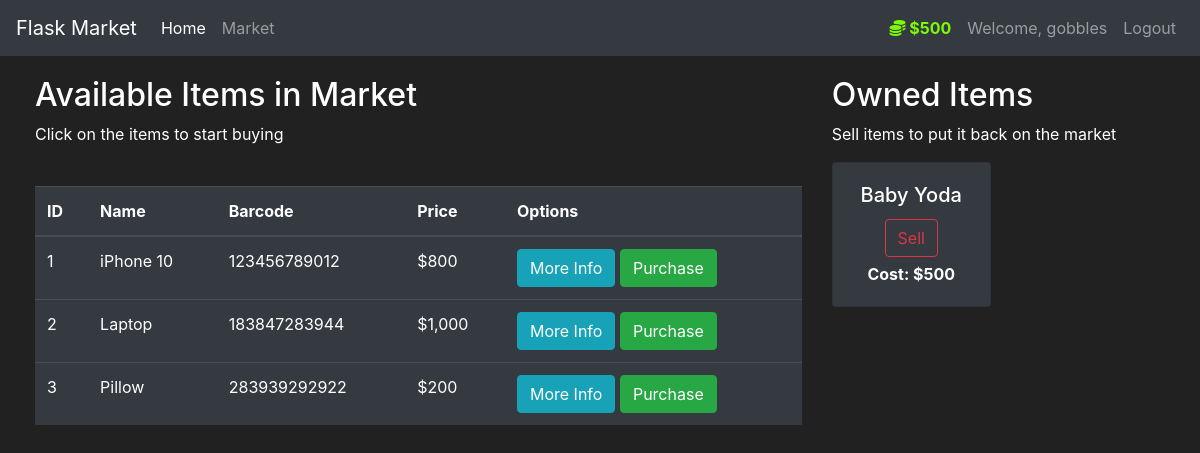
The page /market (signed in) on the database its author committed.
### market/models.py (models this page shows, shortened)
class User(db.Model, UserMixin):
    id = db.Column(db.Integer, primary_key=True)
    username = db.Column(db.String(length=30), nullable=False, unique=True)
    email_address = db.Column(db.String(length=50), nullable=False, unique=True)
    password_hash = db.Column(db.String(length=60), nullable=False)
    budget = db.Column(db.Integer, nullable=False, default=1000)
    items = db.relationship("Item", backref="owned_user", lazy=True)
    @property
    def prettier_budget(self):
        if len(str(self.budget)) >= 4:
            formatted_budget = str(self.budget)
            for n in range(3, len(str(self.budget)), 4):
                formatted_budget = f"{formatted_budget[:-n]},{formatted_budget[-n:]}"
            return f"${formatted_budget}"
        else:
            return f"${self.budget}"
    @property
    def password(self):
        return self.password

class Item(db.Model):
    id = db.Column(db.Integer, primary_key=True)
    name = db.Column(db.String(length=30), nullable=False, unique=True)
    barcode = db.Column(db.String(length=12), nullable=False, unique=True)
    price = db.Column(db.Integer(), nullable=False)
    description = db.Column(db.String(length=1024), nullable=False, unique=True)
    owner = db.Column(db.Integer(), db.ForeignKey('user.id'))
    @property
    def prettier_price(self):
        if len(str(self.price)) >= 4:
            formatted_price = str(self.price)
            for n in range(3, len(str(self.price)), 4):
                formatted_price = f"{formatted_price[:-n]},{formatted_price[-n:]}"
            return f"${formatted_price}"
        else:
            return f"${self.price}"

### market/routes.py (the view, shortened to what this page needs)
@app.route("/market", methods=["GET", "POST"])
@login_required
def market_page():
    purchase_form = PurchaseItemForm()
    selling_form = SellItemForm()
    if request.method == "GET":
        items = Item.query.filter_by(owner=None)
        owned_items = Item.query.filter_by(owner=current_user.id)
        return render_template("market.html", items=items, owned_items=owned_items, purchase_form=purchase_form,
                               selling_form=selling_form)

### market/models.py (called while the page is built)
@login_manager.user_loader
def load_user(user_id):
    return User.query.get(int(user_id))

### market/templates/market.html (shortened to what this page needs)
{% extends "base.html" %}
{% block content %}
    <div class="row" style="margin-top: 20px; margin-left: 20px">
        <div class="col-8">
            <h2>Available Items in Market</h2>
            <p>Click on the items to start buying</p>
            <br>
            <table class="table table-hover table-dark">
                <thead>
                <tr>
                    <th scope="col">ID</th>
                    <th scope="col">Name</th>
                    <th scope="col">Barcode</th>
                    <th scope="col">Price</th>
                    <th scope="col">Options</th>
                </tr>
                </thead>
                <tbody>
                {% for item in items %}
                    <tr>
                        <td>{{ item.id }}</td>
                        <td>{{ item.name }}</td>
                        <td>{{ item.barcode }}</td>
                        <td>{{ item.prettier_price }}</td>
                        <td>
                            <button class="btn btn-outline btn-info" data-toggle="modal"
                                    data-target="#Modal-MoreInfo-{{ item.id }}">
                                More Info
                            </button>
                            <button class="btn btn-outline btn-success" data-toggle="modal"
                                    data-target="#Modal-PurchaseConfirm-{{ item.id }}">Purchase
                            </button>
                        </td>
                    </tr>
                {% endfor %}
                </tbody>
            </table>
        </div>
        <div class="col-4">
            <h2>Owned Items</h2>
            <p>Sell items to put it back on the market</p>
            <div class="row" style="margin-right: 5px">
                {% for owned_item in owned_items %}
                    <div class="col-md-6">
                        <div style="margin-bottom: 5px" class="card text-center bg-dark">
                            <div class="card-body">
                                <h5 class="card-title">{{ owned_item.name }}</h5>
                                <button type="button" class="btn btn-outline-danger" style="margin-bottom: 5px"
                                        data-toggle="modal" data-target="#Modal-SellingConfirm-{{ owned_item.id }}">
                                    Sell
                                </button>
                                <p class="card-text"><strong>Cost: {{ owned_item.prettier_price }}</strong></p>
                            </div>
                        </div>
                    </div>
                {% endfor %}
            </div>
        </div>
    </div>
{% endblock %}

### market/templates/base.html (shortened to what this page needs)
<!doctype html>
<html lang="en">
<head>
    <link rel="stylesheet" href="https://cdn.jsdelivr.net/npm/bootstrap@4.5.3/dist/css/bootstrap.min.css"
>
</head>
<body>
<nav class="navbar navbar-expand-md navbar-dark bg-dark">
    <a class="navbar-brand" href="{{ url_for("home_page") }}">Flask Market</a>
    <div class="collapse navbar-collapse" id="navbarNav">
        <ul class="navbar-nav mr-auto">
            <li class="nav-item active">
                <a class="nav-link" href="{{ url_for("home_page") }}">Home</a>
            </li>
            <li class="nav-item">
                <a class="nav-link" href="{{ url_for("market_page") }}">Market</a>
            </li>
        </ul>
        {% if current_user.is_authenticated %}
            <ul class="navbar-nav">
                <li class="nav-item">
                    <a class="nav-link" style="color: lawngreen; font-weight: bold;">
                        <i class="fas fa-coins"></i>
                        {{ current_user.prettier_budget }}
                    </a>
                </li>
                <li class="nav-item">
                    <a class="nav-link">Welcome, {{ current_user.username }}</a>
                </li>
                <li class="nav-item">
                    <a class="nav-link" href="{{ url_for("logout_page") }}">Logout</a>
                </li>
            </ul>
        {% endif %}
    </div>
</nav>
{% block content %}
{% endblock %}
</body>
</html>

### market/templates/base.html (style rules this page uses)
body { background-color: #212121; color: white }

### rows shown on the page
User: prettier_budget "$500", username "gobbles"
Item: id "1", name "iPhone 10", barcode "123456789012", prettier_price "$800"
Item: id "2", name "Laptop", barcode "183847283944", prettier_price "$1,000"
Item: id "3", name "Pillow", barcode "283939292922", prettier_price "$200"
Item: name "Baby Yoda", prettier_price "$500"
